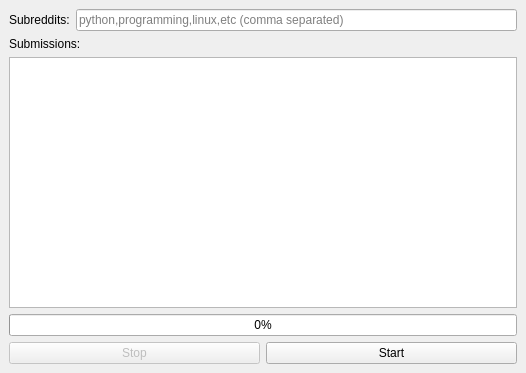
<?xml version="1.0" encoding="UTF-8"?>
<ui version="4.0">
 <class>MainWindow</class>
 <widget class="QMainWindow" name="MainWindow">
  <property name="geometry">
   <rect>
    <x>0</x>
    <y>0</y>
    <width>526</width>
    <height>373</height>
   </rect>
  </property>
  <property name="windowTitle">
   <string>Threading Tutorial - nikolak.com</string>
  </property>
  <widget class="QWidget" name="centralwidget">
   <layout class="QVBoxLayout" name="verticalLayout">
    <item>
     <layout class="QHBoxLayout" name="subreddits_input_layout">
      <item>
       <widget class="QLabel" name="label_subreddits">
        <property name="text">
         <string>Subreddits:</string>
        </property>
       </widget>
      </item>
      <item>
       <widget class="QLineEdit" name="edit_subreddits">
        <property name="placeholderText">
         <string>python,programming,linux,etc (comma separated)</string>
        </property>
       </widget>
      </item>
     </layout>
    </item>
    <item>
     <widget class="QLabel" name="label_submissions_list">
      <property name="text">
       <string>Submissions:</string>
      </property>
     </widget>
    </item>
    <item>
     <widget class="QListWidget" name="list_submissions"/>
    </item>
    <item>
     <widget class="QProgressBar" name="progressBar">
      <property name="value">
       <number>0</number>
      </property>
     </widget>
    </item>
    <item>
     <layout class="QHBoxLayout" name="buttons_layout">
      <item>
       <widget class="QPushButton" name="btn_stop">
        <property name="enabled">
         <bool>false</bool>
        </property>
        <property name="text">
         <string>Stop</string>
        </property>
       </widget>
      </item>
      <item>
       <widget class="QPushButton" name="btn_start">
        <property name="text">
         <string>Start</string>
        </property>
       </widget>
      </item>
     </layout>
    </item>
   </layout>
  </widget>
 </widget>
 <resources/>
 <connections/>
</ui>
